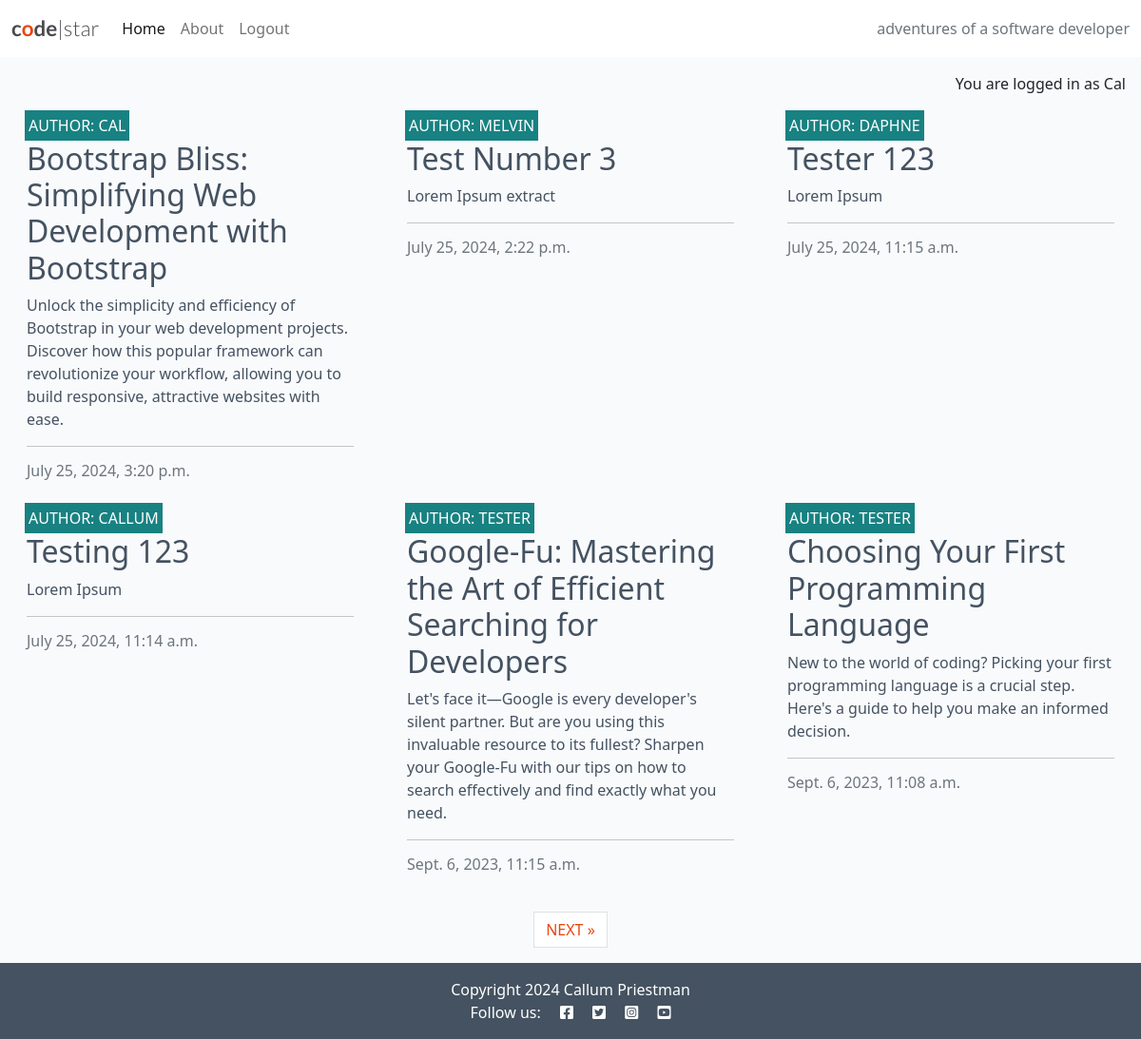
Screenshot of / (signed in) with the database file from the repository.
### blog/models.py (models this page shows, shortened)
class Post(models.Model):
    title = models.CharField(max_length=200, unique=True)
    slug = models.SlugField(max_length=200, unique=True)
    author = models.ForeignKey(
        User, on_delete=models.CASCADE, related_name="blog_posts"
    )
    content = models.TextField()
    created_on = models.DateTimeField(auto_now_add=True)
    status = models.IntegerField(choices=STATUS, default=0)
    excerpt = models.TextField(blank=True)
    updated_on = models.DateTimeField(auto_now=True)
    class Meta:
        ordering = ["-created_on"]

### blog/views.py (the view)
# urls.py: path('', views.PostList.as_view(), name='home'),
class PostList(generic.ListView):
    queryset = Post.objects.filter(status=1)
    template_name = "blog/index.html"
    paginate_by = 6

### blog/templates/blog/index.html (shortened to what this page needs)
{% extends "base.html" %}
{% block content %}
<div class="container-fluid">
    <div class="row">
        <div class="col-12 mt-3 left">
            <div class="row">
                {% for post in post_list %}
                <div class="col-md-4">
                    <div class="card mb-4">
                        <div class="card-body">
                            <div class="image-container">
                                <div class="image-flash">
                                    <p class="author">Author: {{ post.author }}</p>
                                </div>
                            </div>
                            <a href="{% url 'post_detail' post.slug %}" class="post-link">
                                <h2 class="card-title">{{ post.title }}</h2>
                                <p class="card-text">{{ post.excerpt }}</p>
                            </a>
                            <hr />
                            <p class="card-text text-muted h6">{{ post.created_on}}
                            </p>
                        </div>
                    </div>
                </div>
                {% if forloop.counter|divisibleby:3 %}
            </div>
            <div class="row">
                {% endif %}
                {% endfor %}
            </div>
        </div>
    </div>
    {% if is_paginated %}
    <nav aria-label="Page navigation">
        <ul class="pagination justify-content-center">
            {% if page_obj.has_next %}
            <li><a href="?page={{ page_obj.next_page_number }}" class="page-link"> NEXT &raquo;</a></li>
            {% endif %}
        </ul>
    </nav>
    {% endif %}
</div>
{% endblock %}
{% block copyright %}
    Copyright 2024 Callum Priestman
{% endblock %}

### templates/base.html (shortened to what this page needs)
{% load static %}
{% url 'home' as home_url %}
{% url 'about' as about_url %}
{% url 'account_login' as login_url %}
{% url 'account_signup' as signup_url %}
{% url 'account_logout' as logout_url %}
<!DOCTYPE html>
<html class="h-100" lang="en">
<head>
    <link rel="stylesheet" href="https://cdnjs.cloudflare.com/ajax/libs/font-awesome/5.15.3/css/all.min.css">
    <link href="https://cdn.jsdelivr.net/npm/bootstrap@5.0.1/dist/css/bootstrap.min.css" rel="stylesheet"
>
    <link rel="stylesheet" href="{% static 'css/style.css' %}">
</head>
<body class="d-flex flex-column h-100 main-bg">
    <nav class="navbar navbar-expand-lg navbar-light bg-white">
        <div class="container-fluid">
            <a class="navbar-brand" href="{% url 'home' %}"><span class="brand">c<span class="red-o">o</span>de<span
                        class="thin">|star</span></span></a>
            <div class="collapse navbar-collapse" id="navbarText">
                <ul class="navbar-nav me-auto mb-2 mb-lg-0">
                    <li class="nav-item">
                        <a class="nav-link {% if request.path == home_url %}active{% endif %}" aria-current="page"
                            href="{% url 'home' %}">Home</a>
                    </li>
                    <li class="nav-item">
                        <a class="nav-link {% if request.path == about_url %}active{%endif%}" aria-current="page"
                            href="{% url 'about' %}">
                            About
                        </a>
                    </li>
                    {% if user.is_authenticated %}
                    <li class="nav-item">
                        <a class="nav-link {% if request.path == logout_url %}active{% endif %}" aria-current="page"
                            href="{% url 'account_logout' %}">Logout</a>
                    </li>
                    {% endif %}
                </ul>
                <span class="navbar-text text-muted">
                    adventures of a software developer
                </span>
            </div>
        </div>
    </nav>
    <main class="flex-shrink-0 main-bg">
        {% if user.is_authenticated %}
        <p class="text-end m-3">You are logged in as {{ user }}</p>
        {% else %}
        <p class="text-end m-3">You are not logged in</p>
        {% endif %}
        {% block content %}{% endblock content %}
    </main>
    <footer class="footer mt-auto py-3 dark-bg">
        <p class="m-0 text-center text-white">
            {% block copyright %}{% endblock copyright %}
        </p>
        <p class="m-0 text-center text-white">Follow us: <i class="fab fa-facebook-square ms-3"></i>
            <i class="fab fa-twitter-square ms-3"></i>
            <i class="fab fa-instagram-square ms-3"></i>
            <i class="fab fa-youtube-square ms-3"></i>
        </p>
    </footer>
</body>
</html>

### static/css/style.css (style rules this page uses)
body { background-color: #F9FAFC; }
.brand { font-family: Lato, sans-serif; font-size: 1.4rem; font-weight: 700; color: #4A4A4F; }
.red-o { color: #E84610; }
.thin { font-weight: 300; }
.dark-bg { background-color: #445261; }
.main-bg { background-color: #F9FAFC; }
.card { border: none; background-color: transparent; }
.image-container { position: relative; }
.image-flash { position: absolute; bottom: 5%; min-width: 30%; left: -2px; background-color: #188181; }
.author { color: white; margin: 4px; text-transform: uppercase; }
.post-link { text-decoration: none; color: #445261; }
.post-link:hover, .page-link { color: #E84610; }

### rows the page displays
Post: author "CAL", title "Bootstrap Bliss: Simplifying Web Development with Bootstrap", excerpt "Unlock the simplicity and efficiency of Bootstrap in your web development projects. Discover how this popular framework can revolutionize your workflow, allowing you to build responsive, attractive websites with ease.", created_on "July 25, 2024, 3:20 p.m."
Post: author "MELVIN", title "Test Number 3", excerpt "Lorem Ipsum extract", created_on "July 25, 2024, 2:22 p.m."
Post: author "DAPHNE", title "Tester 123", excerpt "Lorem Ipsum", created_on "July 25, 2024, 11:15 a.m."
Post: author "CALLUM", title "Testing 123", excerpt "Lorem Ipsum", created_on "July 25, 2024, 11:14 a.m."
Post: author "TESTER", title "Google-Fu: Mastering the Art of Efficient Searching for Developers", excerpt "Let's face it—Google is every developer's silent partner. But are you using this invaluable resource to its fullest? Sharpen your Google-Fu with our tips on how to search effectively and find exactly what you need.", created_on "Sept. 6, 2023, 11:15 a.m."
Post: author "TESTER", title "Choosing Your First Programming Language", excerpt "New to the world of coding? Picking your first programming language is a crucial step. Here's a guide to help you make an informed decision.", created_on "Sept. 6, 2023, 11:08 a.m."

### other values shown
{{ user }} "Cal"
